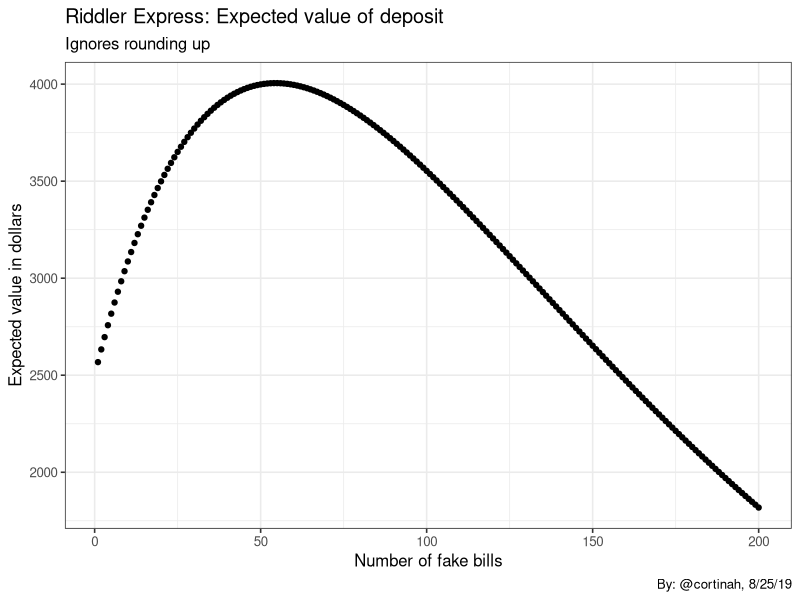
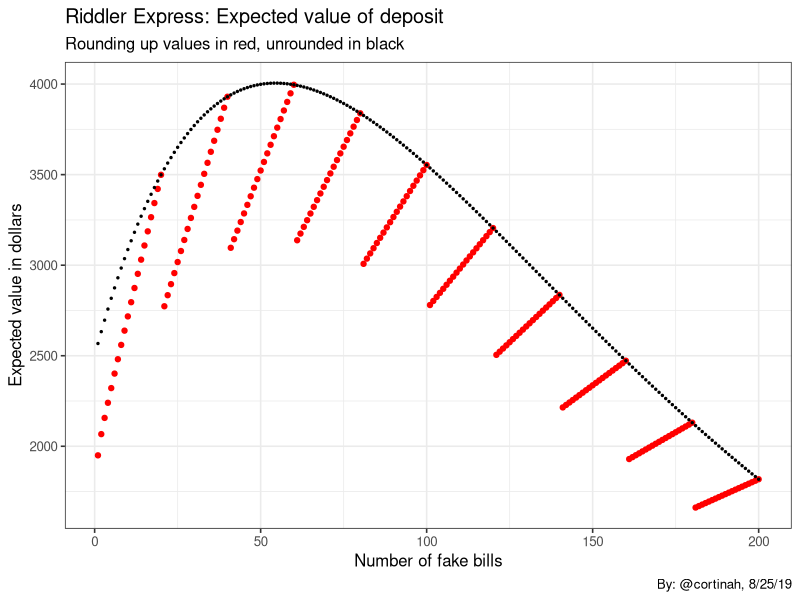

Reproduce these figures in R, in order.
## ---- chunk 1
library(tidyverse)

money <- function(x) 100*(x+25)*(0.9875^x)
fakechart <- data.frame(f=1:200, e=map_dbl(1:200, money))
ggplot(fakechart, aes(x=f, y=e)) +geom_point() +theme_bw(base_size=12) +labs(title='Riddler Express: Expected value of deposit', subtitle='Ignores rounding up', x='Number of fake bills', y='Expected value in dollars', caption='By: @cortinah, 8/25/19')
## ---- chunk 2
money <- function(x) 100*(x+25)*(0.9875^x)
which(map_dbl(1:100, money) == max(map_dbl(1:100, money)))
## ---- chunk 3
money <- function(x) 100*(x+25)*((1-ceiling(x*0.05)/x*0.25))^x
fakechart2 <- data.frame(f=1:200, e=map_dbl(1:200, money))
ggplot(fakechart2, aes(x=f, y=e)) +geom_point(data=fakechart2,color='red') +theme_bw(base_size=12) +labs(title='Riddler Express: Expected value of deposit', subtitle='Rounding up values in red, unrounded in black', x='Number of fake bills', y='Expected value in dollars', caption='By: @cortinah, 8/25/19') +geom_point(data=fakechart, size=0.5)
## ---- chunk 4
money <- function(x) 100*(x+25)*((1-ceiling(x*0.05)/x*0.25))^x
which(map_dbl(1:100, money) == max(map_dbl(1:100, money)))
